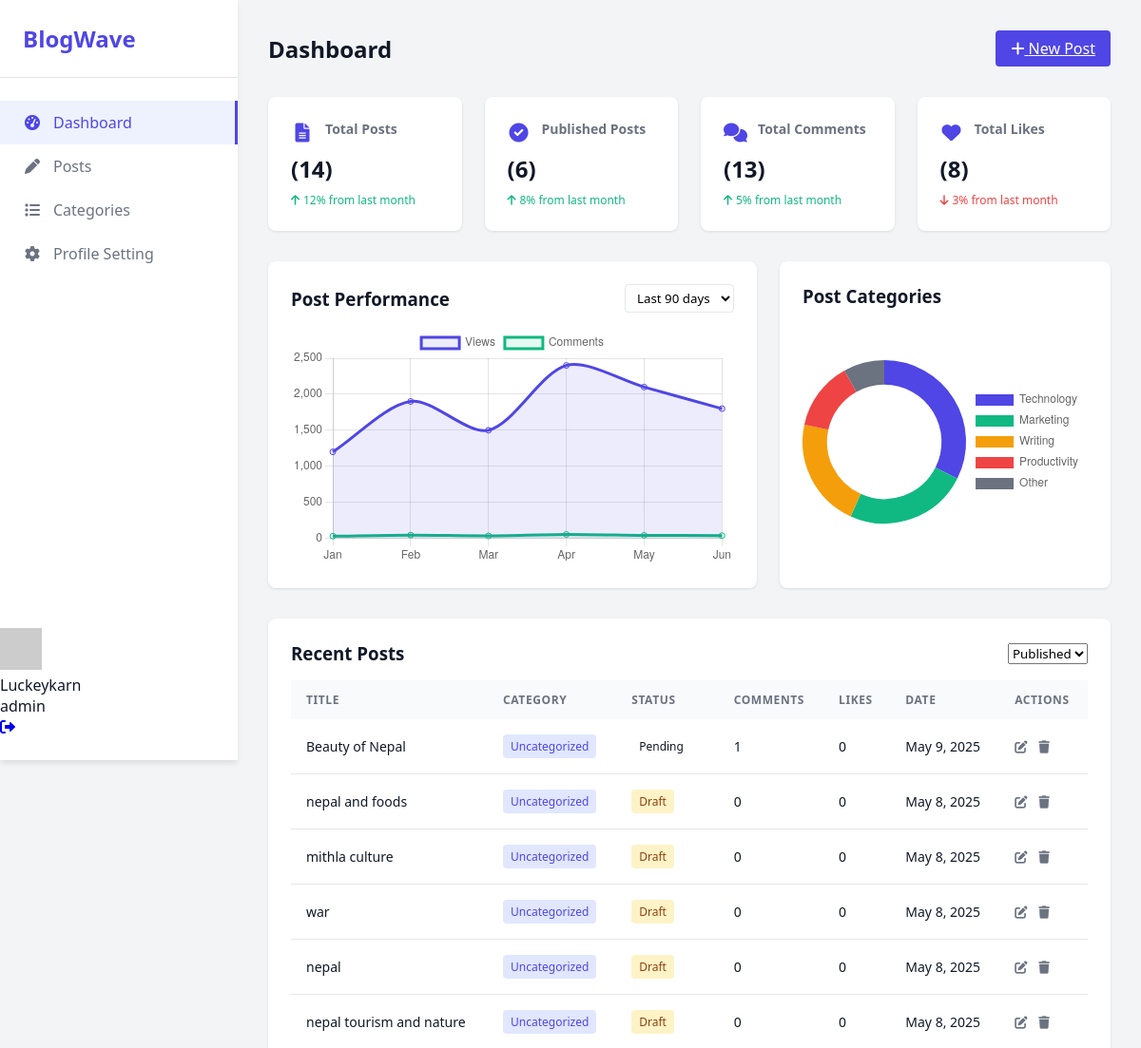
/adminpanel/ (signed in, upper part), run on an earlier commit of the app's database.
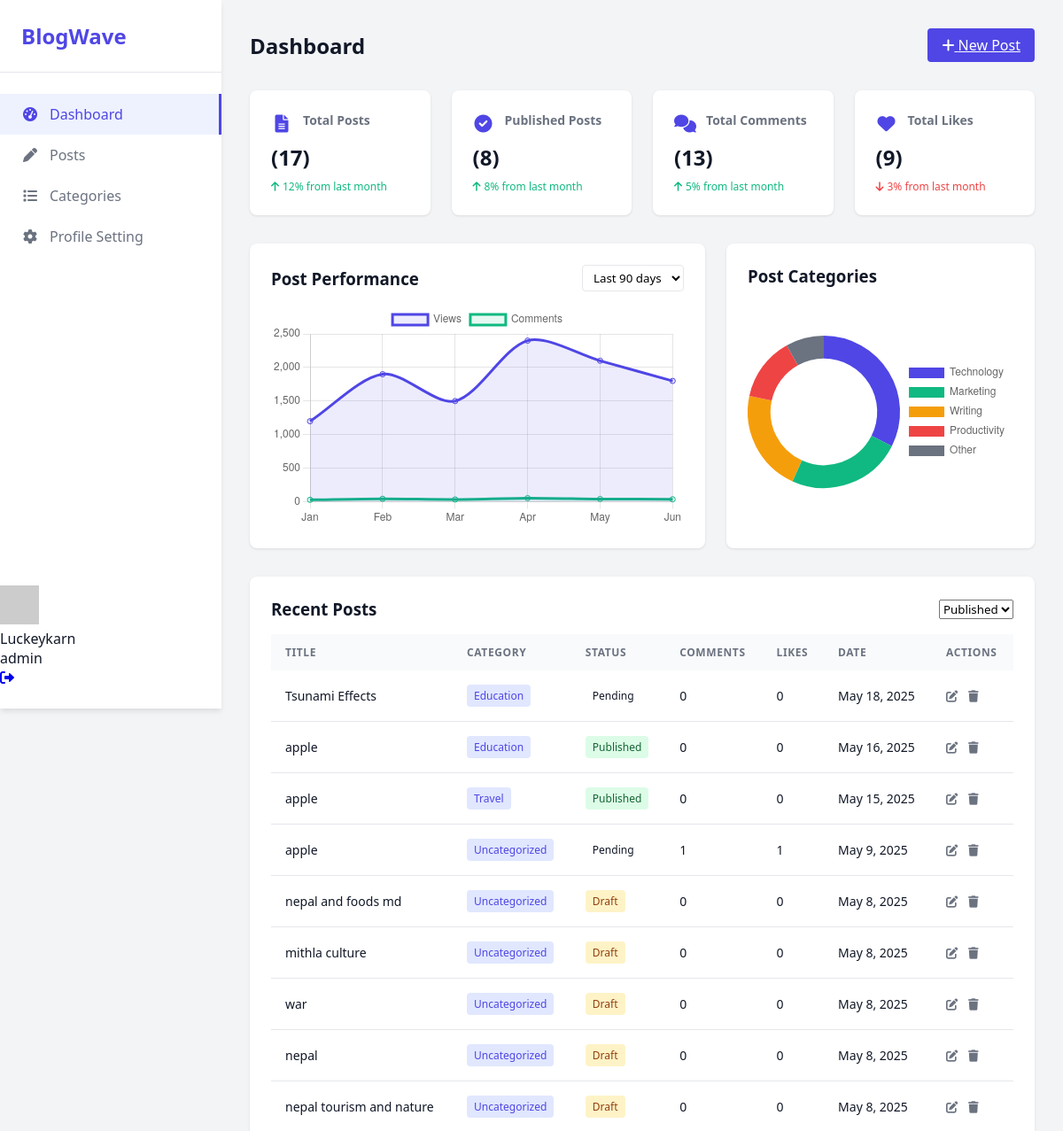
And on a later commit of the database.
### account/models.py (models this page shows, shortened)
class CustomUser(AbstractUser):
    email = models.EmailField(unique=True)
    ROLE_CHOICES = (
        ('admin', 'Admin'),
        ('author', 'Author'),
        ('user', 'User'),
    )
    role = models.CharField(max_length=10, choices=ROLE_CHOICES)
    GENDER_CHOICES = (
        ('male', 'Male'),
        ('female', 'Female'),
        ('others', 'Others'),
    )
    gender = models.CharField(max_length=10, choices=GENDER_CHOICES)
    profile_picture = models.ImageField(upload_to="account")
    bio = models.TextField(max_length=255,blank=True)
    USERNAME_FIELD = "email"
    REQUIRED_FIELDS = ['username']

### blogs/models.py (models this page shows, shortened)
class Blogs(models.Model):
    STATUS_CHOICES = (
        ('draft', 'Draft'),
        ('published', 'Published'),
        ('pending', 'Pending'),
        ('archived', 'Archived'),
    )
    status = models.CharField(max_length=10, choices=STATUS_CHOICES, default='draft')
    title = models.CharField(max_length=200)
    slug = models.SlugField(unique=True)
    content = models.TextField(blank=True,null=True)
    cover_image = models.ImageField(upload_to='covers/', blank=True, null=True)
    author = models.ForeignKey(CustomUser, on_delete=models.CASCADE,related_name='posts')
    status = models.CharField(max_length=10, choices=STATUS_CHOICES, default='draft')
    tags = TaggableManager()
    created_at = models.DateTimeField(auto_now_add=True)  # Automatically set on creation
    updated_at = models.DateTimeField(auto_now=True)      # Automatically set on update
    category = models.ForeignKey(Category, on_delete=models.SET_NULL, null=True, blank=True, related_name='blogs')

### adminpanel/models.py (models this page shows, shortened)
class Category(models.Model):
    name = models.CharField(max_length=100, unique=True)
    class Meta:
        verbose_name_plural = "Categories"
        ordering = ['name']

### adminpanel/views.py (the view)
# urls.py: path('', views.author_dashboard, name='author_dashboard'),
@login_required
def author_dashboard(request):
    selected_status = request.GET.get('status', '')
    blogs = Blogs.objects.filter(author=request.user).order_by('-created_at')
    if selected_status in ['published', 'draft', 'pending', 'archived']:
        blogs = blogs.filter(status=selected_status)
    published_count = blogs.filter(status='published').count()
    draft_count = blogs.filter(status='draft').count()
    context = {
        'blogs': blogs,
        'selected_status': selected_status,
        'published_count': published_count,
        'draft_count': draft_count,
        'include_navbar': True,  # Flag to control navbar inclusion
    }
    return render(request, 'author_dashboard.html', context)

### adminpanel/templates/author_dashboard.html (shortened to what this page needs)
{% extends "master.html" %}
    {% block style %}
    <link rel="stylesheet" href="https://cdnjs.cloudflare.com/ajax/libs/font-awesome/6.0.0-beta3/css/all.min.css">
{% endblock %}
{% block body %}
    <main class="main-content">
        <header class="header">
            <h1 class="page-title">Dashboard</h1>
            <a href="{% url 'add_post' %}" class="btn btn-primary">
                <i class="fas fa-plus"></i> New Post
            </a>
        </header>
        <div class="stats-container">
            <div class="stat-card">
                <div class="stat-header">
                    <i class="fas fa-file-alt stat-icon"></i>
                    <h3>Total Posts</h3>
                    {% if request.user.is_authenticated %}
                </div>
                <div class="value">({{user.posts.count}})</div>
                <div class="trend up">
                    <i class="fas fa-arrow-up"></i> 12% from last month
                    {% endif %}
                </div>
            </div>
            <div class="stat-card">
                <div class="stat-header">
                    <i class="fas fa-check-circle stat-icon"></i>
                    <h3>Published Posts</h3>
                </div>
                <div class="value">({{ published_count }})</div>
                <div class="trend up">
                    <i class="fas fa-arrow-up"></i> 8% from last month
                </div>
            </div>
            <div class="stat-card">
                <div class="stat-header">
                    <i class="fas fa-comments stat-icon"></i>
                    <h3>Total Comments</h3>
                </div>
                <div class="value">({{user.user_comments.count}})</div>
                <div class="trend up">
                    <i class="fas fa-arrow-up"></i> 5% from last month
                </div>
            </div>
            <div class="stat-card">
                <div class="stat-header">
                    <i class="fas fa-heart stat-icon"></i>
                    <h3>Total Likes</h3>
                </div>
                <div class="value">({{user.blog_like.count}})
                </div>
                <div class="trend down">
                    <i class="fas fa-arrow-down"></i> 3% from last month
                </div>
            </div>
        </div>
        <div class="charts-container">
            <div class="chart-card">
                <div class="chart-header">
                    <h3 class="chart-title">Post Performance</h3>
                    <div class="chart-actions">
                        <select>
                            <option selected>Last 90 days</option>
                        </select>
                    </div>
                </div>
                <div class="chart-wrapper">
                    <canvas id="performanceChart"></canvas>
                </div>
            </div>
            <div class="chart-card">
                <div class="chart-header">
                    <h3 class="chart-title">Post Categories</h3>
                </div>
                <div class="chart-wrapper">
                    <canvas id="categoryChart"></canvas>
                </div>
            </div>
        </div>
        <div class="posts-container">
            <div class="section-header">
                <h3 class="section-title">Recent Posts</h3>
                <div>
                    <form method="get">
                        <select name="status" onchange="this.form.submit()">
                            <option value="published" {% if selected_status == 'published' %}selected{% endif %}>Published</option>
                        </select>
                    </form>
                </div>
            </div>
            <table class="posts-table">
                <thead>
                    <tr>
                        <th>Title</th>
                        <th>Category</th>
                        <th>Status</th>
                        <th>Comments</th>
                        <th>Likes</th>
                        <th>Date</th>
                        <th>Actions</th>
                    </tr>
                </thead>
                <tbody>
                    {% if blogs %}
                        {% for blog in blogs %}
                            <tr>
                                <td class="post-title">{{ blog.title }}</td>
                                <td>
                                    {% if blog.category %}
                                        <span class="post-category">{{ blog.category.name }}</span>
                                    {% else %}
                                        <span class="post-category">Uncategorized</span>
                                    {% endif %}
                                </td>
                                <td><span class="post-status status-{{ blog.status }}">{{ blog.get_status_display }}</span></td>
                                <td>{{ blog.comments.count }}</td>
                                <td>{{ blog.blog_like.count }}</td>
                                <td>{{ blog.created_at|date:"F j, Y" }}</td>
                                <td>
                                    <button class="action-btn" title="Edit">
                                        <i class="fas fa-edit"></i>
                                    </button>
                                    <button class="action-btn delete" title="Delete">
                                        <i class="fas fa-trash"></i>
                                    </button>
                                </td>
                            </tr>
                        {% endfor %}
                    {% else %}
                        <tr>
                            <td colspan="7">No recent blogs found.</td>
                        </tr>
                    {% endif %}
                </tbody>
            </table>
        </div>
    </main>
    <script>
        // Performance Chart
        const performanceCtx = document.getElementById('performanceChart').getContext('2d');
        const performanceChart = new Chart(performanceCtx, {
            type: 'line',
            data: {
                labels: ['Jan', 'Feb', 'Mar', 'Apr', 'May', 'Jun'],
                datasets: [
                    {
                        label: 'Views',
                        data: [1200, 1900, 1500, 2400, 2100, 1800],
                        borderColor: '#4f46e5',
                        backgroundColor: 'rgba(79, 70, 229, 0.1)',
                        tension: 0.3,
                        fill: true
                    },
                    {
                        label: 'Comments',
                        data: [30, 45, 35, 55, 42, 38],
                        borderColor: '#10b981',
                        backgroundColor: 'rgba(16, 185, 129, 0.1)',
                        tension: 0.3,
                        fill: true
                    }
                ]
            },
            options: {
                responsive: true,
                maintainAspectRatio: false,
                plugins: {
                    legend: {
                        position: 'top',
                    }
                },
                scales: {
                    y: {
                        beginAtZero: true
                    }
                }
            }
        });
        // Category Chart
        const categoryCtx = document.getElementById('categoryChart').getContext('2d');
        const categoryChart = new Chart(categoryCtx, {
            type: 'doughnut',
            data: {
                labels: ['Technology', 'Marketing', 'Writing', 'Productivity', 'Other'],
                datasets: [{
                    data: [12, 9, 8, 5, 3],
                    backgroundColor: [
                        '#4f46e5',
                        '#10b981',
                        '#f59e0b',
                        '#ef4444',
                        '#6b7280'
                    ],
                    borderWidth: 0
                }]
            },
            options: {
                responsive: true,
                maintainAspectRatio: false,
                plugins: {
                    legend: {
                        position: 'right',
                    }
                },
                cutout: '70%'
            }
        });
    </script>
{% endblock %}

### adminpanel/templates/master.html (shortened to what this page needs)
{% load static %}
<!DOCTYPE html>
<html lang="en">
<head>
    {% block style %}
    {% endblock %}
</head>
<body>
    <aside class="sidebar">
        <div class="logo">BlogWave</div>
        <nav class="nav-menu">
            <a href="{% url 'author_dashboard' %}" class="nav-item active">
                <i class="fas fa-tachometer-alt"></i>
                Dashboard
            </a>
            <a href="{% url 'author_blog' %}" class="nav-item">
                <i class="fas fa-pen"></i>
                Posts
            </a>
            <a href="{% url 'categories' %}" class="nav-item">
                <i class="fas fa-list"></i>
                Categories
            </a>
            <a href="{% url 'profile_settings' %}" class="nav-item">
                <i class="fas fa-cog"></i>
                Profile Setting
            </a>
        </nav>
        <div class="bg-white shadow-sm rounded-lg p-4 flex items-center justify-between">
            <div class="flex items-center space-x-4">
            <div class="flex items-center space-x-3">
                <a href="{% url 'profile_view' %}" class="flex items-center">
                    <img src="https://randomuser.me/api/portraits/women/44.jpg"
                     alt="User Avatar"
                     class="w-10 h-10 rounded-full object-cover border-2 border-indigo-100 hover:border-indigo-300 transition">
                </a>
                <div>
                     <div class="text-sm font-medium text-gray-800">{{ request.user.username }}</div>
                     <div class="text-xs text-gray-500 capitalize">{{ request.user.role|default:"member" }}</div>
                </div>
            </div>
        <a href="{% url 'userlogout' %}"
           class="text-gray-500 hover:text-red-500 p-2 rounded-full hover:bg-gray-100 transition"
           title="Logout">
            <i class="fas fa-sign-out-alt"></i>
        </a>
             </div>
        </div>
    </aside>
    {% block body %}
{% endblock %}
</body>
</html>

What changed in the data, as far as the page shows it:
changed CustomUser "Luckeykarn": posts.count "14" → "17"; blog_like.count "8" → "9"
added Blogs: title "Tsunami Effects", category.name "Education", status "Pending", comments.count "0", blog_like.count "0", created_at "May 18, 2025"
added Blogs: title "apple", category.name "Education", status "Published", comments.count "0", blog_like.count "0", created_at "May 16, 2025"
added Blogs: title "apple", category.name "Travel", status "Published", comments.count "0", blog_like.count "0", created_at "May 15, 2025"
changed Blogs "May 9, 2025": title "Beauty of Nepal" → "apple"; blog_like.count "0" → "1"
changed Blogs: title "nepal and foods" → "nepal and foods md"
Also different on the page:
{{ published_count }}: "6" → "8"
